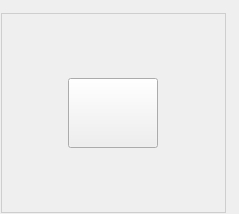
<?xml version="1.0" encoding="UTF-8"?>
<ui version="4.0">
 <class>UsbButton</class>
 <widget class="QWidget" name="UsbButton">
  <property name="geometry">
   <rect>
    <x>0</x>
    <y>0</y>
    <width>239</width>
    <height>214</height>
   </rect>
  </property>
  <property name="windowTitle">
   <string>Form</string>
  </property>
  <property name="styleSheet">
   <string notr="true">QFrame#frameBtn
{
	border: 1px solid #CECECE;
}

QFrame#frame
{
	background-color:transparent;
}
</string>
  </property>
  <layout class="QHBoxLayout" name="horizontalLayout">
   <property name="leftMargin">
    <number>0</number>
   </property>
   <property name="topMargin">
    <number>12</number>
   </property>
   <property name="rightMargin">
    <number>12</number>
   </property>
   <property name="bottomMargin">
    <number>0</number>
   </property>
   <item>
    <widget class="QFrame" name="frame">
     <property name="frameShape">
      <enum>QFrame::StyledPanel</enum>
     </property>
     <property name="frameShadow">
      <enum>QFrame::Raised</enum>
     </property>
     <layout class="QHBoxLayout" name="horizontalLayout_2">
      <property name="leftMargin">
       <number>0</number>
      </property>
      <property name="topMargin">
       <number>0</number>
      </property>
      <property name="rightMargin">
       <number>0</number>
      </property>
      <property name="bottomMargin">
       <number>0</number>
      </property>
      <item>
       <widget class="QFrame" name="frameBtn">
        <property name="frameShape">
         <enum>QFrame::StyledPanel</enum>
        </property>
        <property name="frameShadow">
         <enum>QFrame::Raised</enum>
        </property>
        <layout class="QGridLayout" name="gridLayout">
         <property name="leftMargin">
          <number>30</number>
         </property>
         <property name="topMargin">
          <number>30</number>
         </property>
         <property name="rightMargin">
          <number>30</number>
         </property>
         <property name="bottomMargin">
          <number>30</number>
         </property>
         <item row="0" column="0">
          <widget class="QToolButton" name="btnItem">
           <property name="minimumSize">
            <size>
             <width>90</width>
             <height>70</height>
            </size>
           </property>
           <property name="maximumSize">
            <size>
             <width>90</width>
             <height>70</height>
            </size>
           </property>
           <property name="text">
            <string/>
           </property>
           <property name="toolButtonStyle">
            <enum>Qt::ToolButtonTextUnderIcon</enum>
           </property>
          </widget>
         </item>
        </layout>
       </widget>
      </item>
     </layout>
    </widget>
   </item>
  </layout>
 </widget>
 <resources/>
 <connections/>
</ui>
